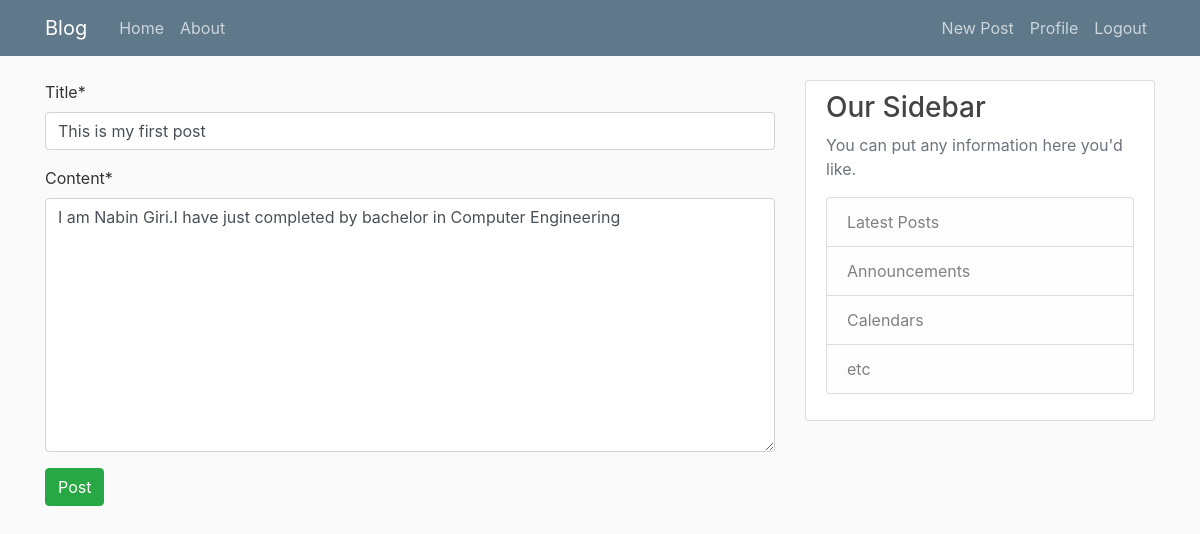
The page /post/5/update (signed in) on the database its author committed.
### blog/models.py (models this page shows, shortened)
class Post(models.Model):
    title = models.CharField(max_length=200)
    content = models.TextField()
    author = models.ForeignKey(User, on_delete=models.CASCADE)
    date_posted = models.DateTimeField(default=timezone.now)

### blog/views.py (the view, shortened to what this page needs)
# urls.py: path('post/<int:pk>/update', PostUpdateView.as_view(),name='post-update'),
class PostUpdateView(LoginRequiredMixin,UserPassesTestMixin,UpdateView):
    model = Post
    fields = ['title','content']
    def test_func(self):#RESTRICT OTHER USER TO EDIT POST
        post = self.get_object()
        if self.request.user == post.author:
            return True
        return False

### blog/templates/blog/post_form.html (shortened to what this page needs)
{%extends "blog/base.html" %}
{%load crispy_forms_tags%}
{% block content %}
<form method="POST" class="form-group">
    {{form|crispy}}
    <button type="submit" class="btn btn-success">Post</button>
</form>
{% endblock content%}

### blog/static/blog/main.css (style rules this page uses)
body { background: #fafafa; color: #333333; margin-top: 5rem; }

### rows shown on the page
Post: title "This is my first post", content "I am Nabin Giri.I have just completed by bachelor in Computer Engineering"
